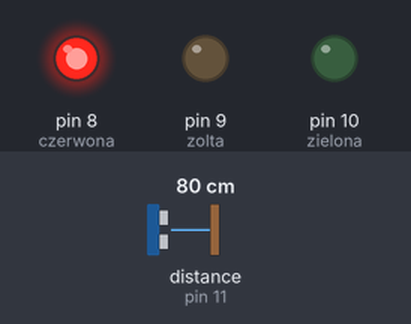
The sketch below on a simulated Arduino Uno, built with avr-gcc and run on an emulated ATmega328P. Parts: output pins drawn as LEDs (lit = HIGH). Wiring (inferred from the names in the program): ultrasonic range finder: trigger pin 12; echo pin 11. Inputs (shaded band) come from the test bench; at power-on: distance to the obstacle (sensor on pin 11) 80 cm. The echo pulse lasts 58.3 µs per cm; pins used as bus, display or sensor lines are not drawn.

Above: at 1.2 s.
1.3 s: distance to the obstacle (sensor on pin 11) set to 12 cm
3.5 s: distance to the obstacle (sensor on pin 11) set to 9 cm
At 6.0 s:
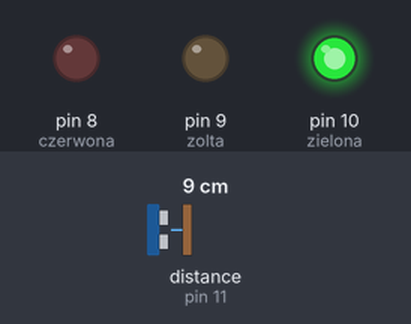
6.5 s: distance to the obstacle (sensor on pin 11) set to 18 cm
At 9.4 s:
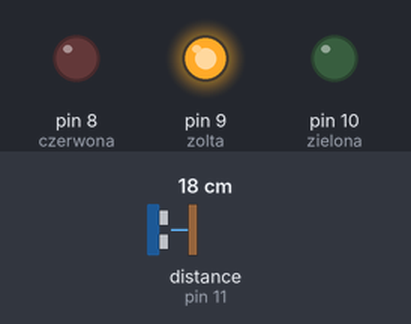
Timing chart, 0 to 11.1 s (numbered marks = the images above; inputs shaded):
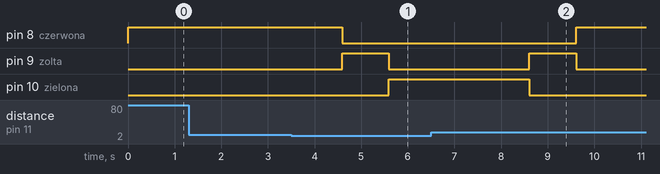

The sketch:

swiatla.ino
```cpp
#define czerwona 8
#define zolta 9
#define zielona 10
#define echoPin 11
#define trigPin 12

void setup() {

  Serial.begin(9600);

  pinMode(czerwona, OUTPUT);
  pinMode(zolta, OUTPUT);
  pinMode(zielona, OUTPUT);
  pinMode(trigPin, OUTPUT);
  pinMode(echoPin, INPUT);

  digitalWrite(czerwona, HIGH);
  digitalWrite(zolta, LOW);
  digitalWrite(zielona, LOW);
}

void loop() {

  int odleglosc = zmierzOdleglosc();
  int max_czas = 0;


  if( odleglosc < 10 ){

        for(int x = 8; x < 10; x++){

          digitalWrite(x, HIGH);
          delay(1000);
          digitalWrite(x, LOW);

        }
        while( odleglosc < 10 ){
          digitalWrite(zielona, HIGH);
          odleglosc = zmierzOdleglosc();
          delay(100);
          max_czas += 1;
          if(max_czas > 100){
            break;
          }
        }
        delay(1000);
        digitalWrite(zielona, LOW);

        for(int x = 10; x > 7; x--){

          digitalWrite(x, HIGH);
          delay(1000);
          digitalWrite(x, LOW);
        }

      digitalWrite(czerwona, HIGH);
      delay(5000);
  }
  delay(100);
}

int zmierzOdleglosc() {
  long czas, dystans;
  digitalWrite(trigPin, LOW);
  delayMicroseconds(2);
  digitalWrite(trigPin, HIGH);
  delayMicroseconds(10);
  digitalWrite(trigPin, LOW);
  czas = pulseIn(echoPin, HIGH);
  dystans = czas / 58;
  return dystans;
}
```

Measured:
- the behaviour switches between 11 and 10 cm on distance to the obstacle (sensor on pin 11) (found by bisection; images 0 and 1)
- after the input at 1.3 s, every drawn part: stays the same
- after the input at 3.5 s, pin 8 (czerwona): HIGH → LOW after 1.1 s; pin 9 (zolta): LOW → HIGH after 1.1 s, → LOW 1.0 s later; pin 10 (zielona): LOW → HIGH after 2.1 s
- after the input at 6.5 s, pin 8 (czerwona): LOW → HIGH after 3.1 s; pin 9 (zolta): LOW → HIGH after 2.1 s, → LOW 1.0 s later; pin 10 (zielona): HIGH → LOW after 2.1 s
